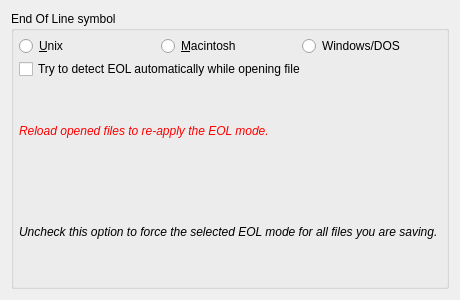
<?xml version="1.0" encoding="UTF-8"?>
<ui version="4.0">
 <class>Form</class>
 <widget class="QWidget" name="Form">
  <property name="geometry">
   <rect>
    <x>0</x>
    <y>0</y>
    <width>451</width>
    <height>300</height>
   </rect>
  </property>
  <property name="windowTitle">
   <string>Form</string>
  </property>
  <layout class="QVBoxLayout" name="verticalLayout">
   <item>
    <widget class="QGroupBox" name="gbEolMode">
     <property name="title">
      <string>End Of Line symbol</string>
     </property>
     <layout class="QGridLayout" name="gridLayout_4">
      <property name="leftMargin">
       <number>5</number>
      </property>
      <property name="topMargin">
       <number>5</number>
      </property>
      <property name="rightMargin">
       <number>5</number>
      </property>
      <property name="bottomMargin">
       <number>5</number>
      </property>
      <property name="spacing">
       <number>3</number>
      </property>
      <item row="4" column="0">
       <widget class="QLabel" name="label_2">
        <property name="font">
         <font>
          <italic>true</italic>
         </font>
        </property>
        <property name="text">
         <string>Uncheck this option to force the selected EOL mode for all files you are saving.</string>
        </property>
       </widget>
      </item>
      <item row="0" column="0" colspan="2">
       <layout class="QHBoxLayout" name="horizontalLayout_2">
        <item>
         <widget class="QRadioButton" name="rbEolUnix">
          <property name="text">
           <string>&amp;Unix</string>
          </property>
         </widget>
        </item>
        <item>
         <widget class="QRadioButton" name="rbEolMac">
          <property name="text">
           <string>&amp;Macintosh</string>
          </property>
         </widget>
        </item>
        <item>
         <widget class="QRadioButton" name="rbEolWindows">
          <property name="text">
           <string>Windows/DOS</string>
          </property>
         </widget>
        </item>
       </layout>
      </item>
      <item row="2" column="0">
       <widget class="QCheckBox" name="cbAutoDetectEol">
        <property name="text">
         <string>Try to detect EOL automatically while opening file</string>
        </property>
       </widget>
      </item>
      <item row="3" column="0">
       <widget class="QLabel" name="lReloadToReapply">
        <property name="palette">
         <palette>
          <active>
           <colorrole role="WindowText">
            <brush brushstyle="SolidPattern">
             <color alpha="255">
              <red>255</red>
              <green>0</green>
              <blue>0</blue>
             </color>
            </brush>
           </colorrole>
          </active>
          <inactive>
           <colorrole role="WindowText">
            <brush brushstyle="SolidPattern">
             <color alpha="255">
              <red>255</red>
              <green>0</green>
              <blue>0</blue>
             </color>
            </brush>
           </colorrole>
          </inactive>
          <disabled>
           <colorrole role="WindowText">
            <brush brushstyle="SolidPattern">
             <color alpha="255">
              <red>118</red>
              <green>118</green>
              <blue>117</blue>
             </color>
            </brush>
           </colorrole>
          </disabled>
         </palette>
        </property>
        <property name="font">
         <font>
          <italic>true</italic>
         </font>
        </property>
        <property name="text">
         <string>Reload opened files to re-apply the EOL mode.</string>
        </property>
       </widget>
      </item>
     </layout>
    </widget>
   </item>
  </layout>
 </widget>
 <resources/>
 <connections>
  <connection>
   <sender>cbAutoDetectEol</sender>
   <signal>clicked(bool)</signal>
   <receiver>lReloadToReapply</receiver>
   <slot>setVisible(bool)</slot>
   <hints>
    <hint type="sourcelabel">
     <x>142</x>
     <y>62</y>
    </hint>
    <hint type="destinationlabel">
     <x>141</x>
     <y>91</y>
    </hint>
   </hints>
  </connection>
 </connections>
</ui>
